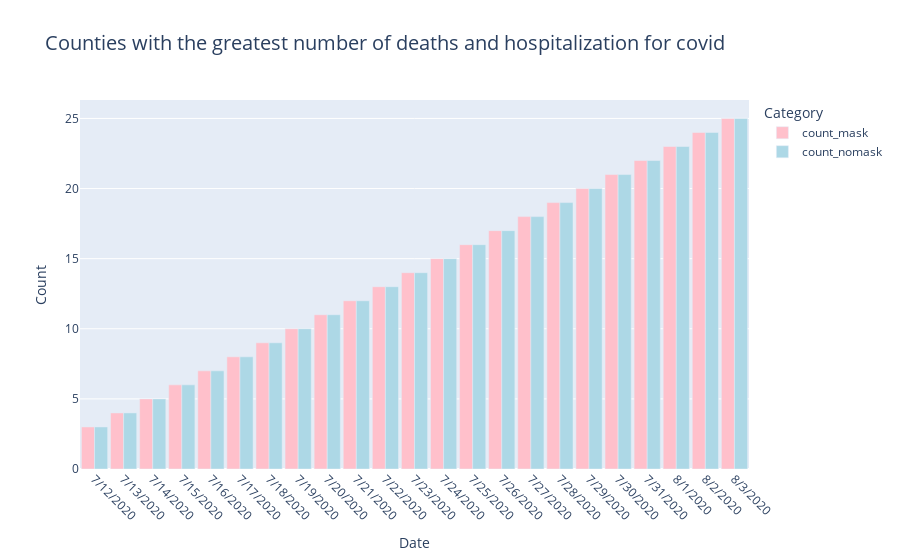

The notebook cell saved with this chart:
### Code cell
DF_long = DF.melt(id_vars='date', var_name='category', value_name='count')
fig = px.bar(
    DF_long,
    x='date',
    y='count',
    color='category', 
    title='Counties with the greatest number of deaths and hospitalization for covid',
    labels={'count': 'Count', 'date': 'Date'}, 
    barmode='group',  
    color_discrete_sequence=['pink', 'lightblue'] 
)


fig.update_layout(
    bargap=0.1, 
    xaxis_tickangle=45,  
    title_font_size=20,
    legend_title_text='Category'
)

### Figure 1 — Plotly figure (JSON) as saved in the notebook; plotly's stock layout.template omitted (floating-point values rounded to 4 significant figures)
{"data": [{"alignmentgroup": "True", "hovertemplate": "category=count_mask<br>Date=%{x}<br>Count=%{y}<extra></extra>", "legendgroup": "count_mask", "marker": {"color": "pink", "pattern": {"shape": ""}}, "name": "count_mask", "offsetgroup": "count_mask", "orientation": "v", "showlegend": true, "textposition": "auto", "type": "bar", "x": ["7/12/2020", "7/13/2020", "7/14/2020", "7/15/2020", "7/16/2020", "7/17/2020", "7/18/2020", "7/19/2020", "7/20/2020", "7/21/2020", "7/22/2020", "7/23/2020", "7/24/2020", "7/25/2020", "7/26/2020", "7/27/2020", "7/28/2020", "7/29/2020", "7/30/2020", "7/31/2020", "8/1/2020", "8/2/2020", "8/3/2020"], "xaxis": "x", "y": [3, 4, 5, 6, 7, 8, 9, 10, 11, 12, 13, 14, 15, 16, 17, 18, 19, 20, 21, 22, 23, 24, 25], "yaxis": "y"}, {"alignmentgroup": "True", "hovertemplate": "category=count_nomask<br>Date=%{x}<br>Count=%{y}<extra></extra>", "legendgroup": "count_nomask", "marker": {"color": "lightblue", "pattern": {"shape": ""}}, "name": "count_nomask", "offsetgroup": "count_nomask", "orientation": "v", "showlegend": true, "textposition": "auto", "type": "bar", "x": ["7/12/2020", "7/13/2020", "7/14/2020", "7/15/2020", "7/16/2020", "7/17/2020", "7/18/2020", "7/19/2020", "7/20/2020", "7/21/2020", "7/22/2020", "7/23/2020", "7/24/2020", "7/25/2020", "7/26/2020", "7/27/2020", "7/28/2020", "7/29/2020", "7/30/2020", "7/31/2020", "8/1/2020", "8/2/2020", "8/3/2020"], "xaxis": "x", "y": [3, 4, 5, 6, 7, 8, 9, 10, 11, 12, 13, 14, 15, 16, 17, 18, 19, 20, 21, 22, 23, 24, 25], "yaxis": "y"}], "layout": {"autosize": true, "bargap": 0.1, "barmode": "group", "legend": {"title": {"text": "Category"}, "tracegroupgap": 0}, "title": {"font": {"size": 20}, "text": "Counties with the greatest number of deaths and hospitalization for covid"}, "xaxis": {"anchor": "y", "autorange": true, "domain": [0, 1], "range": [-0.5, 22.5], "tickangle": 45, "title": {"text": "Date"}, "type": "category"}, "yaxis": {"anchor": "x", "autorange": true, "domain": [0, 1], "range": [0, 26.32], "title": {"text": "Count"}, "type": "linear"}}}
